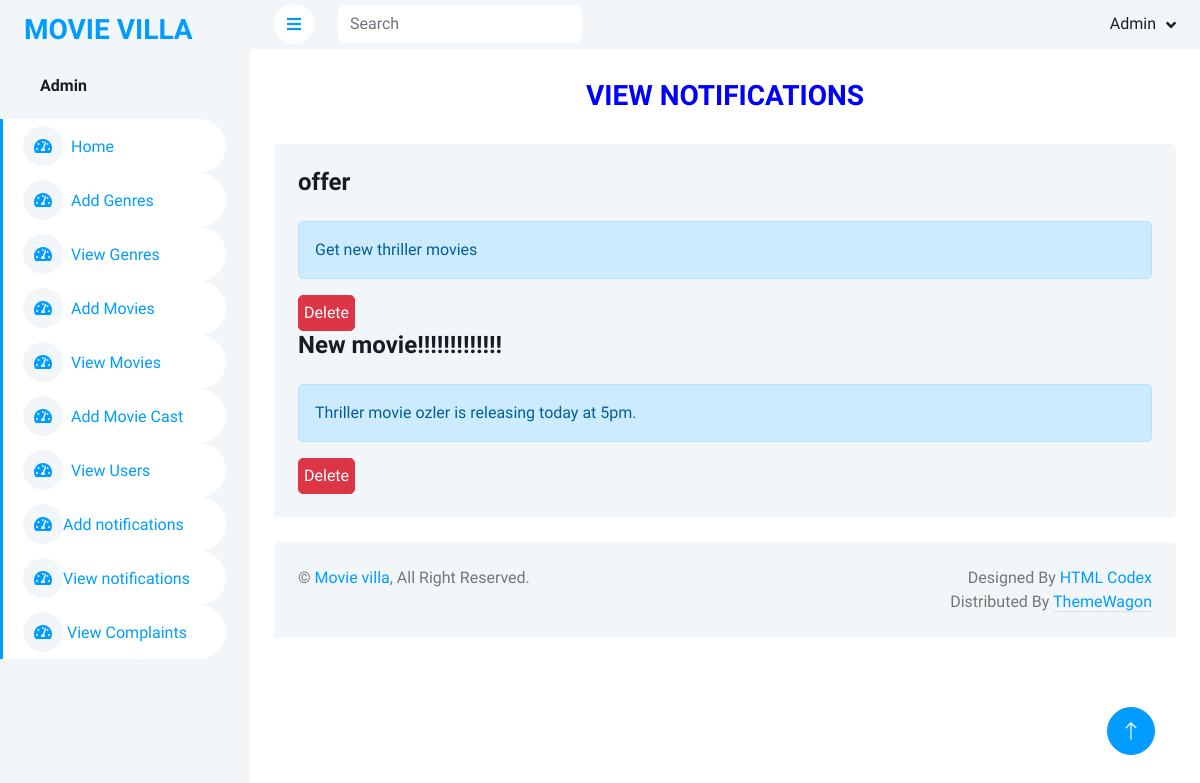
The page /viewnotification on the database its author committed.
### adminapp/models.py (models this page shows)
class Notification(models.Model):
    heading=models.CharField(max_length=56)
    message=models.TextField()

### adminapp/views.py (the view)
# urls.py: path('viewnotification',views.viewnotification,name='viewnotification'),
def viewnotification(request):
    noti=Notification.objects.all()
    context={
        'noti':noti
    }
    return render(request,'viewnotification.html',context)

### adminapp/templates/viewnotification.html
{% extends 'adminhome.html' %}
{% load static %}
{% block body %}
<h3 style="text-align: center;margin-top: 20px; color: blue; margin-top: 30px;">VIEW NOTIFICATIONS</h3>
<div class="container-fluid pt-4 px-4">
  <div class="row g-4">
      <div class="col-12">
          <div class="bg-light rounded h-100 p-4">
            {% for i in noti %}
              <h4 class="mb-4">{{i.heading}}</h4>
              <div class="alert alert-primary" role="alert">
                  {{i.message}}
              </div>
              <a href="{% url 'deletenotification' i.id %}"><button class="btn btn-danger" style="padding: 5px;">Delete</button></a>
              {% endfor %}
          </div>
      </div>
  </div>
</div>
{% endblock %}

### adminapp/static/css/style.css (style rules this page uses)
:root { --primary: #009CFF; --light: #F3F6F9; --dark: #191C24; }
.btn { transition: .5s; }

### rows shown on the page
Notification: heading "offer", message "Get new thriller movies"
Notification: heading "New movie!!!!!!!!!!!!!", message "Thriller movie ozler is releasing today at 5pm."
